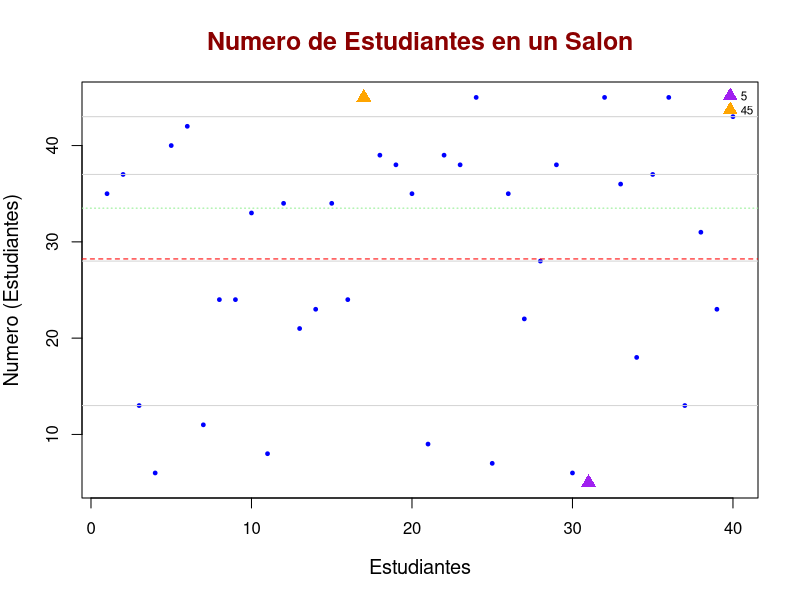
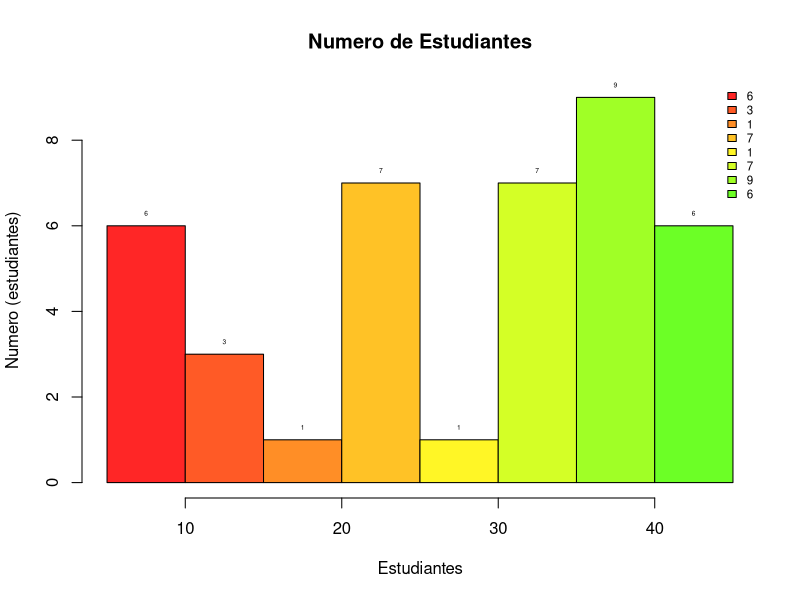
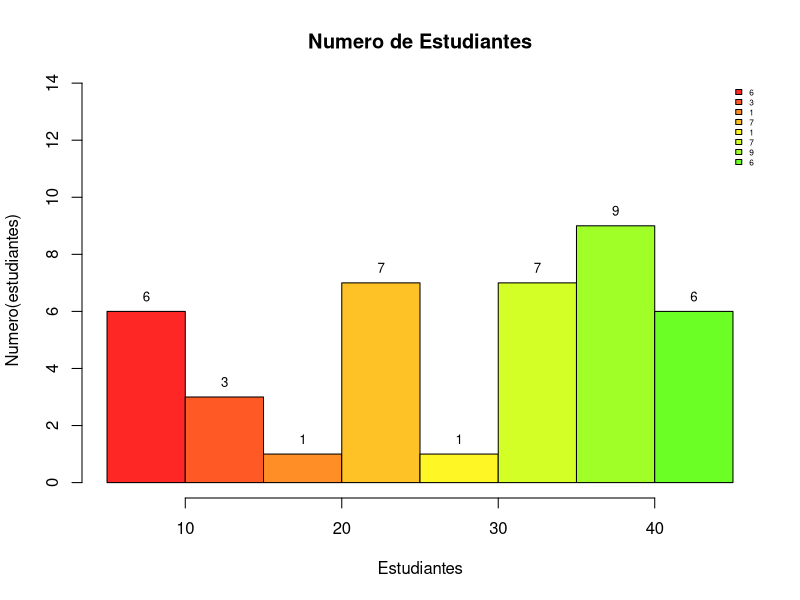
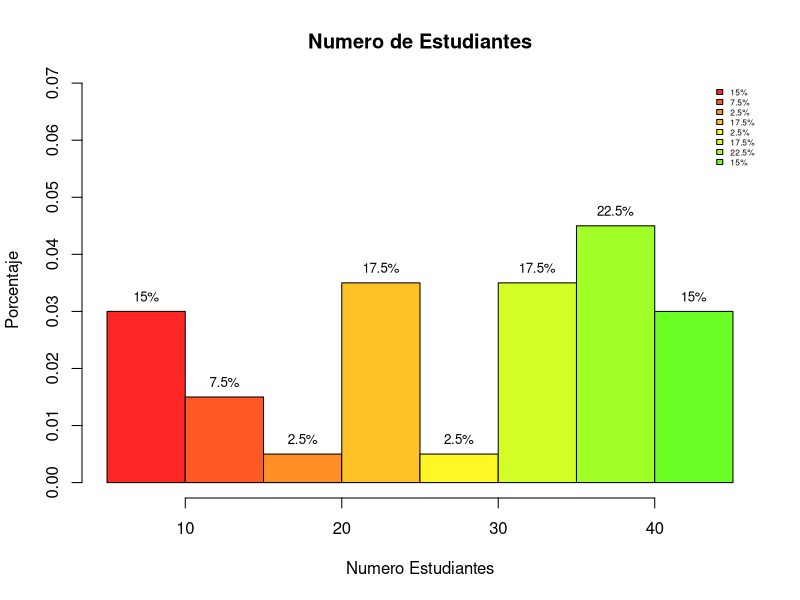
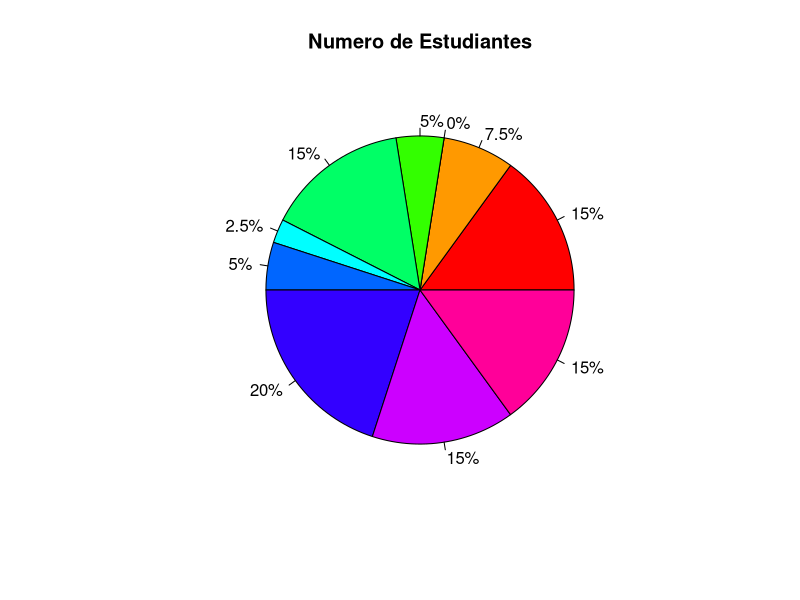
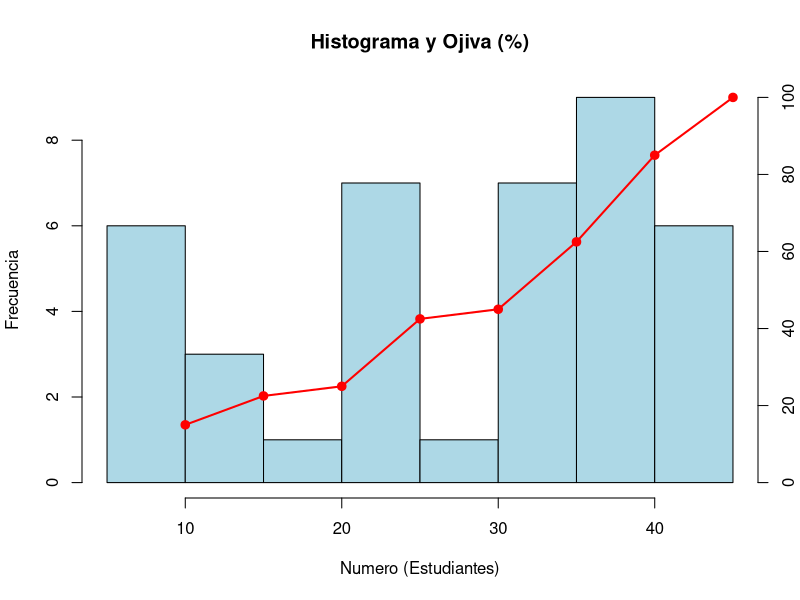

R code for these plots, in order:
## ---- chunk 1
Numero_estudiantes <- c( 35, 37, 13, 6, 40, 42, 11, 24, 24, 33, 8, 34, 21,
 23, 34, 24, 45, 39, 38, 35, 9, 39, 38, 45, 7, 35, 22, 28, 38, 6, 5, 45, 36, 18, 37, 45,
 13, 31, 23, 43.)
## ---- chunk 2
summary(Numero_estudiantes)
## ---- chunk 3
Estudiantes_ord <- sort(Numero_estudiantes); (Estudiantes_ord)
cte <- 9
## ---- chunk 4
indices <- 1:10; (indices)
t <- cte*indices; (t)
## ---- chunk 5
mis_deciles <- Estudiantes_ord[t]; (mis_deciles)
cuantiles <- quantile(Numero_estudiantes); (cuantiles)
Q1 <- cuantiles[2]; (Q1)
Q2 <- cuantiles[3]; (Q2)
Q3 <- cuantiles[4]; (Q3)
## ---- chunk 6
x_media <- mean(Numero_estudiantes);(x_media)
mi_min <- min(Numero_estudiantes); (mi_min)
mi_max <- max(Numero_estudiantes); (mi_max)
varianza <- var(Numero_estudiantes); (varianza) 
DesvEst <- sd(Numero_estudiantes); (DesvEst)
## ---- chunk 7
plot(
  Numero_estudiantes,
  main = "Numero de Estudiantes en un Salon",
  xlab = "Estudiantes",
  ylab = "Numero (Estudiantes)",
  col = "blue",       
  pch = 19,           
  cex = 0.5,          
  cex.main = 1.5,     
  cex.lab = 1.2,      
  col.main = "darkred")
legend(
  "topright",                  # ubicación
  legend = c(mi_min,mi_max),    # etiquetas
  pch = 17,
  col=c("purple","orange"),
  pt.cex = 1.5,                # tamaño de los símbolos
  cex = 0.7,
  bty = "n"                    # sin borde en la caja
)
abline(h = x_media, col = "red", lwd = 1, lty = 2)     
abline(h = Q2, col = "lightgreen", lwd = 1, lty = 3) 
abline(h = mis_deciles, col = "lightgray", lty = 1.5)
points(which.min(Numero_estudiantes), min(Numero_estudiantes), col = "purple", pch = 17, cex = 1.5)
points(which.max(Numero_estudiantes), max(Numero_estudiantes), col = "orange", pch = 17, cex = 1.5)
## ---- chunk 8
nbreaks=10;
miscolores <- rainbow(25,0.85);
h <- hist(Numero_estudiantes, breaks = nbreaks, col= miscolores, 
          main = 'Numero de Estudiantes',
          xlab="Estudiantes",
          ylab="Numero (estudiantes)")

text(h$mids, h$counts, labels = h$counts, pos = 3, cex = 0.4, 
     col = "black")
nl <- length(h$counts); 
legend(
  "topright",                  # ubicación
  legend = h$counts,    # etiquetas
  fill = miscolores,
  col = miscolores,    # colores (uno por cada símbolo)
  pt.cex = 1.5,                # tamaño de los símbolos
  cex = 0.7,
  bty = "n"                    # sin borde en la caja
)
## ---- chunk 9
##---- Mejora del grafico ----
h2 <- hist(Numero_estudiantes, breaks = nbreaks, col= miscolores, 
           main = 'Numero de Estudiantes',
           xlab="Estudiantes",
           ylab="Numero(estudiantes)",
           ylim=c(0,max(h$counts)*1.5))
text(h$mids, h$counts, labels = h$counts, pos = 3, cex = 0.8, 
     col = "black")
nl <- length(h$counts); 
legend(
  "topright",                  # ubicación
  legend = h$counts,    # etiquetas
  fill = miscolores,
  col = miscolores,    # colores (uno por cada símbolo)
  pt.cex = 1.5,                # tamaño de los símbolos
  cex = 0.5,
  bty = "n"                    # sin borde en la caja
)
## ---- chunk 10
##---- Grafico con porcentajes ----
h3 <- hist(Numero_estudiantes, 
           breaks = nbreaks, 
           col= miscolores, 
           main = 'Numero de Estudiantes',
           xlab="Numero Estudiantes",
           ylab="Porcentaje",
           ylim=c(0,max(h$density)*1.5),
           probability=TRUE)
porcentajes <- h3$counts/sum(h3$counts)*100

text(h3$mids, 
     h3$density, 
     labels = paste0(round(porcentajes,1),"%"),
     pos = 3, 
     cex = 0.8, 
     col = "black")

nl <- length(h3$counts); (nl)
legend(
  "topright",                  # ubicación
  legend = paste0(round(porcentajes,1),"%"),
  fill = miscolores,
  cex = 0.5,
  bty = "n"                    # sin borde en la caja
)
## ---- chunk 11
#---- Graficos de pastel ----
# Tus datos
nbreaks <- 10
intervalos <- cut(Numero_estudiantes, breaks = nbreaks); (intervalos)
tabla <- table(intervalos); (tabla)
porcentajes <- round(prop.table(tabla) * 100, 1); (porcentajes)
pie(tabla,
    main = "Numero de Estudiantes",
    col = rainbow(length(tabla)),
    labels = paste0(porcentajes, "%"))
## ---- chunk 12
##---- Grafica combinada ----
nbreaks <- 10
h <- hist(Numero_estudiantes, breaks = nbreaks, plot = FALSE)
hist(Numero_estudiantes,
     breaks = nbreaks,
     col = "lightblue",
     main = "Histograma y Ojiva (%)",
     xlab = "Numero (Estudiantes)",
     ylab = "Frecuencia")
freq_acum_pct <- cumsum(h$counts) / sum(h$counts) * 100
x_vals <- h$breaks[-1]
par(new = TRUE)
plot(x_vals, freq_acum_pct,
     type = "o", pch = 19, lwd = 2, col = "red",
     axes = FALSE, xlab = "", ylab = "",
     xlim = range(h$breaks), ylim = c(0, 100))
axis(4)                           
